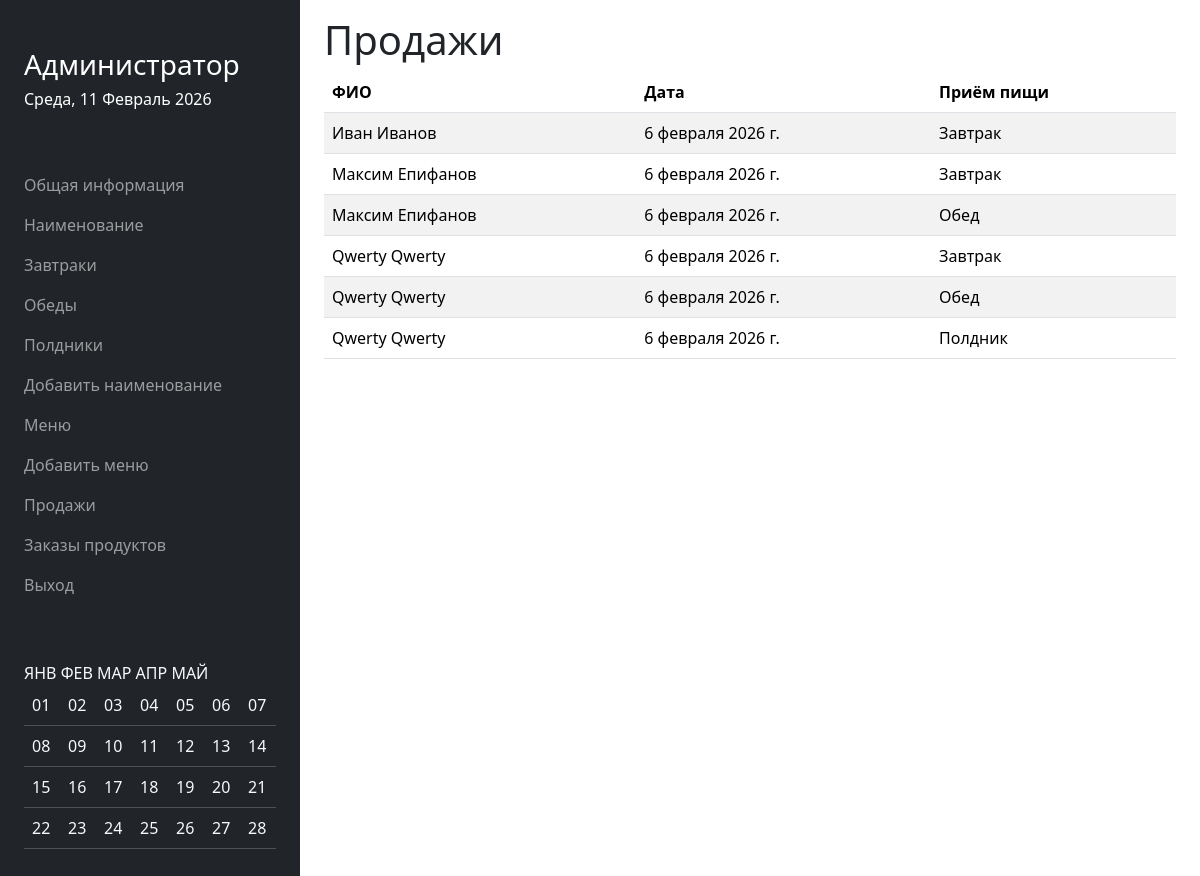
The app's page /moderator/orders/ (signed in) with its own data.
### menu/models.py (models this page shows, shortened)
class Order(models.Model):
    user_id = models.ForeignKey(User, on_delete=models.CASCADE)
    date = models.DateField(auto_now=True)
    meal_type = models.CharField(default=False, choices=MEAL_CHOICES)

### moderator/views.py (the view)
# urls.py: path('orders/', views.orders),
@login_required(login_url='/login/')
def orders(request):
    data["title"] = links['orders'].get('name')
    orders = Order.objects.all()
    data['orders'] = orders
    return render(request, 'orders.html', data)

### moderator/templates/orders.html
{% extends 'moderator.html' %}
{% block content %}
<table class="table table-hover table-striped">
        <thead>
          <tr>
            <th>ФИО</th>
            <th>Дата</th>
            <th>Приём пищи</th>
          </tr>
        </thead>
    {% for o in orders %}
        <tr>
            <td>{{ o.user_id.first_name }} {{ o.user_id.last_name }}</td>
            <td>{{ o.date }}</td>
            <td>
                {% if o.meal_type == 'breakfast' %}
                    Завтрак
                {% elif o.meal_type == 'dinner' %}
                    Обед
                {% elif o.meal_type == 'snack' %}
                    Полдник
                {% endif %}
            </td>
        </tr>
    {% endfor %}
    </table>
{% endblock %}

### records on screen
Order: user_id.first_name "Иван", user_id.last_name "Иванов", date "6 февраля 2026 г.", meal_type "Завтрак"
Order: user_id.first_name "Максим", user_id.last_name "Епифанов", date "6 февраля 2026 г.", meal_type "Завтрак"
Order: user_id.first_name "Максим", user_id.last_name "Епифанов", date "6 февраля 2026 г.", meal_type "Обед"
Order: user_id.first_name "Qwerty", user_id.last_name "Qwerty", date "6 февраля 2026 г.", meal_type "Завтрак"
Order: user_id.first_name "Qwerty", user_id.last_name "Qwerty", date "6 февраля 2026 г.", meal_type "Обед"
Order: user_id.first_name "Qwerty", user_id.last_name "Qwerty", date "6 февраля 2026 г.", meal_type "Полдник"

### other values on screen
{{ welcome }} "Администратор"
{{ current_date|date:"l, j F Y" }} "Среда, 11 Февраль 2026"
{{ value.name }} "Общая информация" "Наименование" "Завтраки" "Обеды" "Полдники" "Добавить наименование" "Меню" "Добавить меню" "Продажи" "Заказы продуктов" "Выход"
{{ calendar | safe }} "ЯНВ ФЕВ МАР АПР МАЙ 01 02 03 04 05 06 07 08 09 10 11 12 13 14 15 16 17 18 19 20 21 22 23 24 25 26 27 28"
{{ title }} "Продажи"
